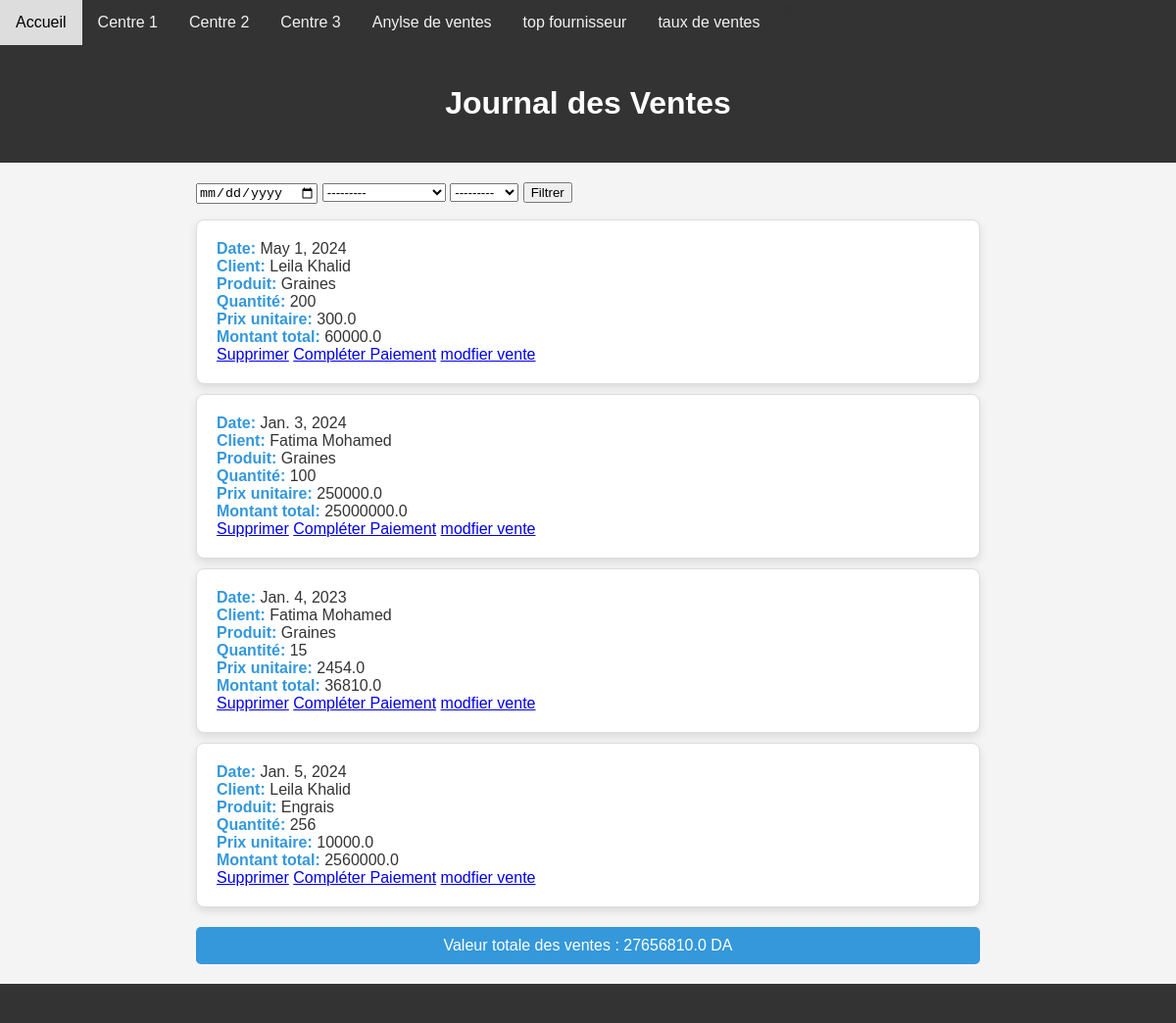
Page /journalVen on the committed database.
### application/models.py (models this page shows, shortened)
class Vente(models.Model):
     qtev= models.IntegerField()
     DateV=models.DateField()
     prixv= models.FloatField(max_length=20)
     montantv= models.FloatField(max_length=20)
     clientv= models.ForeignKey(Client, on_delete=models.CASCADE)
     produitv=models.ForeignKey(Produit, on_delete=models.CASCADE)
     centre = models.ForeignKey(Centre, on_delete=models.CASCADE, null=True, blank=True)
     def montant_total_calcule(self):
             return self.qtev * self.prixv

class Client(models.Model):
     nomc= models.CharField(max_length=40)
     prenomc= models.CharField(max_length=40)
     adressec= models.CharField(max_length=100)
     telc= models.IntegerField()
     creditc= models.FloatField(max_length=20)
     def __str__(self):
        return f"{self.nomc} {self.prenomc}"

class Produit(models.Model):
     designation= models.CharField(max_length=50)
     prix= models.FloatField(max_length=10)
     def __str__(self):
        return self.designation

### application/views.py (the view)
# urls.py: path('journalVen', views.journal_vente, name='journal_vente'),
def journal_vente(request):
    form = RechercheJournalVenteForm(request.GET)
    ventes = Vente.objects.all()
    if form.is_valid():
        date_vente = form.cleaned_data.get('date_vente')
        client = form.cleaned_data.get('client')
        produit = form.cleaned_data.get('produit')
        if date_vente:
            ventes = ventes.filter(DateV=date_vente)
        if client:
            ventes = ventes.filter(clientv=client)
        if produit:
            ventes = ventes.filter(produitv=produit)
    valeur_totale_ventes = sum(vente.montant_total_calcule() for vente in ventes)
    return render(request, 'journal_vente.html', {'ventes': ventes, 'valeur_totale_ventes': valeur_totale_ventes, 'form': form})

### application/forms.py
class RechercheJournalVenteForm(forms.Form):
    date_vente = forms.DateField(label='Date de vente', required=False, widget=forms.DateInput(attrs={'type': 'date'}))
    client = forms.ModelChoiceField(queryset=Client.objects.all(), label='Client', required=False)
    produit = forms.ModelChoiceField(queryset=Produit.objects.all(), label='Produit', required=False)

### application/templates/journal_vente.html (shortened to what this page needs)
{% load static %}
<!DOCTYPE html><!DOCTYPE html>
<html lang="en">
<head>
    <link rel="stylesheet" href="{% static 'application/styles.css' %}">
</head>
<body>
    <nav class="nav-agriculture">
        <a href="{% url 'index' %}">Accueil</a>
        <a href="{% url 'centre_menu' centre_id=1 %}">Centre 1</a>
        <a href="{% url 'centre_menu' centre_id=2 %}">Centre 2</a>
        <a href="{% url 'centre_menu' centre_id=3 %}">Centre 3</a>
        <a href="{% url 'analyse_ventes' %}">Anylse de ventes </a>
        <a href="{% url 'top_fournisseurs' %}">top fournisseur </a>
        <a href="{% url 'ventes_combinees' %}">taux de ventes  </a>
    </nav>
    <header>
        <h1>Journal des Ventes</h1>
    </header>
    <main>
        <form method="GET">
            {{ form.date_vente }}
            {{ form.client }}
            {{ form.produit }}
            <button type="submit">Filtrer</button>
        </form>
        <ul class="ventes-list">
            {% for vente in ventes %}
                <li class="vente-item">
                    <strong>Date:</strong> {{ vente.DateV }}<br>
                    <strong>Client:</strong> {{ vente.clientv.nomc }} {{ vente.clientv.prenomc }}<br>
                    <strong>Produit:</strong> {{ vente.produitv.designation }}<br>
                    <strong>Quantité:</strong> {{ vente.qtev }}<br>
                    <strong>Prix unitaire:</strong> {{ vente.prixv }}<br>
                    <strong>Montant total:</strong> {{ vente.montant_total_calcule }}<br>
                    <a href="{% url 'supprimer_vente' vente.pk %}">Supprimer</a>
                    <a href="{% url 'completer_credit' vente.pk %}">Compléter Paiement</a>
                    <a href="{% url 'modifier_vente' vente.pk %}">modfier vente</a>
                </li>
            {% endfor %}
        </ul>
        <p class="total-ventes">Valeur totale des ventes : {{ valeur_totale_ventes }} DA</p>
    </main>
    <footer>
    </footer>
</body>
</html>

### application/static/application/styles.css (style rules this page uses)
body { font-family: 'Arial', sans-serif; color: #333; background-color: #f4f4f4; margin: 0; padding: 0; }
header { background: #4caf50; padding: 20px 0; }
.nav-agriculture { background-color: #333; overflow: hidden; }
.nav-agriculture a { float: left; display: block; color: #f2f2f2; text-align: center; padding: 14px 16px; text-decoration: none; }

### application/templates/journal_vente.html (style rules this page uses)
body { font-family: 'Arial', sans-serif; margin: 0; padding: 0; background-color: #f4f4f4; }
header { background-color: #333; color: #fff; padding: 20px 0; text-align: center; }
main { max-width: 800px; margin: 20px auto; }
.ventes-list { list-style-type: none; padding: 0; }
.vente-item { background-color: #fff; border: 1px solid #ddd; margin: 10px 0; padding: 20px; border-radius: 8px; box-shadow: 0 4px 8px rgba(0, 0, 0, 0.1); }
.vente-item strong { color: #3498db; }
.total-ventes { text-align: center; margin-top: 20px; padding: 10px; background-color: #3498db; color: #fff; border-radius: 5px; }
footer { background-color: #333; color: #fff; padding: 20px 0; text-align: center; }

### rows in the picture
Vente: DateV "May 1, 2024", clientv.nomc "Leila", clientv.prenomc "Khalid", produitv.designation "Graines", qtev "200", prixv "300.0", montant_total_calcule "60000.0"
Vente: DateV "Jan. 3, 2024", clientv.nomc "Fatima", clientv.prenomc "Mohamed", produitv.designation "Graines", qtev "100", prixv "250000.0", montant_total_calcule "25000000.0"
Vente: DateV "Jan. 4, 2023", clientv.nomc "Fatima", clientv.prenomc "Mohamed", produitv.designation "Graines", qtev "15", prixv "2454.0", montant_total_calcule "36810.0"
Vente: DateV "Jan. 5, 2024", clientv.nomc "Leila", clientv.prenomc "Khalid", produitv.designation "Engrais", qtev "256", prixv "10000.0", montant_total_calcule "2560000.0"

### other values in the picture
{{ valeur_totale_ventes }} "27656810.0"
